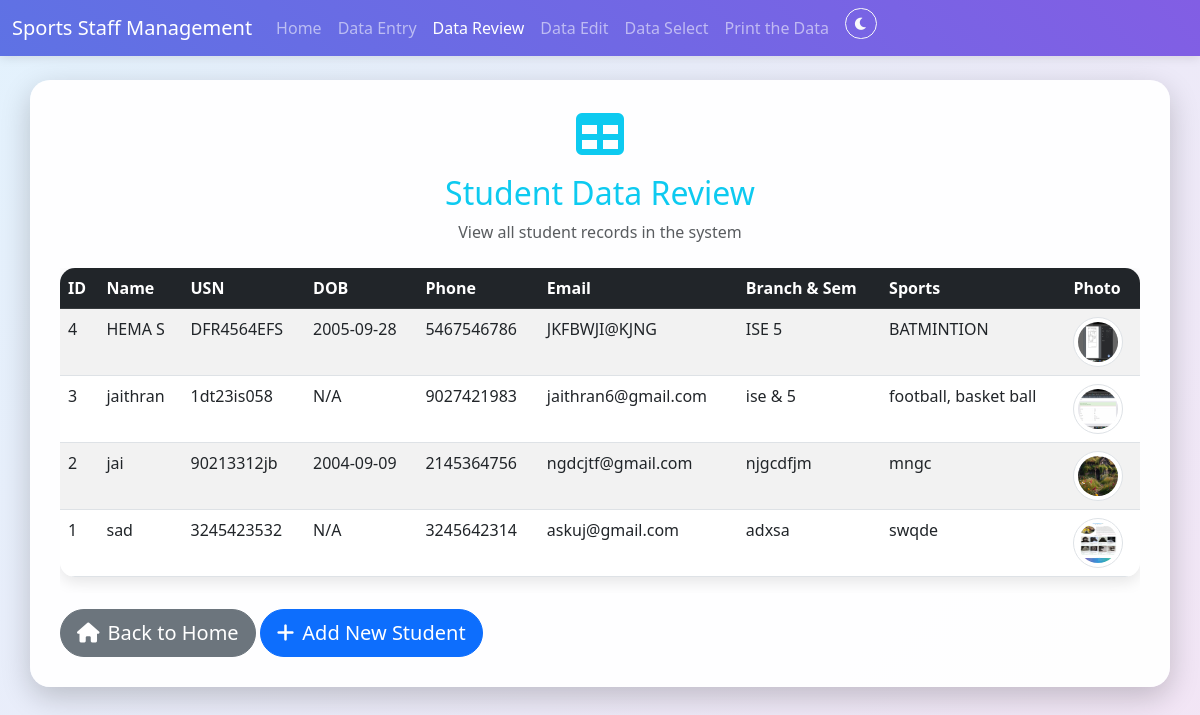
Screenshot of /data-view with the database file from the repository.
### tables this page shows
CREATE TABLE students (
            id INTEGER PRIMARY KEY AUTOINCREMENT,
            name TEXT NOT NULL,
            dob TEXT,
            mother_name TEXT,
            father_name TEXT,
            branch_sem TEXT,
            usn TEXT UNIQUE,
            phone TEXT,
            email TEXT,
            photo_path TEXT,
            sports TEXT
        , blood_group TEXT, gender TEXT, branch TEXT, semester TEXT);

### app.py (the view)
@app.route('/data-view')
def data_view():
    conn = get_db_connection()
    c = conn.cursor()
    c.execute('SELECT * FROM students ORDER BY id DESC')
    students = c.fetchall()
    conn.close()
    return render_template('data_view.html', students=students)

### app.py (called while the page is built)
@app.context_processor
def utility_processor():
    return dict(get_photo_url=get_photo_url)

### db.py (called while the page is built)
def get_db_connection():
    db_url = os.environ.get("DATABASE_URL")
    if db_url:
        return psycopg2.connect(db_url)
    else:
        return sqlite3.connect("students.db")

### templates/data_view.html (shortened to what this page needs)
<!DOCTYPE html>
<html lang="en">
<head>
    <link href="https://cdn.jsdelivr.net/npm/bootstrap@5.3.0/dist/css/bootstrap.min.css" rel="stylesheet">
    <link href="https://cdnjs.cloudflare.com/ajax/libs/font-awesome/6.0.0/css/all.min.css" rel="stylesheet">
    <link href="{{ url_for('static', filename='dark-theme.css') }}" rel="stylesheet">
</head>
<body>
    <nav class="navbar navbar-expand-lg navbar-dark" style="background: linear-gradient(45deg, #5e72e4, #825ee4);">
        <div class="container-fluid">
            <a class="navbar-brand" href="{{ url_for('home') }}">Sports Staff Management</a>
            <div class="collapse navbar-collapse" id="navbarNav">
                <ul class="navbar-nav">
                    <li class="nav-item"><a class="nav-link" href="{{ url_for('home') }}">Home</a></li>
                    <li class="nav-item"><a class="nav-link" href="{{ url_for('data_entry') }}">Data Entry</a></li>
                    <li class="nav-item"><a class="nav-link active" href="{{ url_for('data_view') }}">Data Review</a></li>
                    <li class="nav-item"><a class="nav-link" href="{{ url_for('data_edit') }}">Data Edit</a></li>
                    <li class="nav-item"><a class="nav-link" href="{{ url_for('data_select') }}">Data Select</a></li>
                    <li class="nav-item"><a class="nav-link" href="{{ url_for('report') }}">Print the Data</a></li>
                    <li class="nav-item"><button class="btn btn-outline-light btn-sm ms-2" onclick="toggleTheme()"><i class="fas fa-moon" id="theme-icon"></i></button></li>
                </ul>
            </div>
        </div>
    </nav>
    <div class="container mt-4">
        <div class="text-center mb-4">
            <i class="fas fa-table fa-3x text-info mb-3"></i>
            <h2 class="text-info">Student Data Review</h2>
            <p class="text-muted">View all student records in the system</p>
        </div>
        {% if students %}
        <div class="table-responsive">
            <table class="table table-striped table-hover">
                <thead class="table-dark">
                    <tr>
                        <th>ID</th>
                        <th>Name</th>
                        <th>USN</th>
                        <th>DOB</th>
                        <th>Phone</th>
                        <th>Email</th>
                        <th>Branch & Sem</th>
                        <th>Sports</th>
                        <th>Photo</th>
                    </tr>
                </thead>
                <tbody>
                    {% for student in students %}
                    <tr>
                        <td>{{ student[0] }}</td>
                        <td>{{ student[1] }}</td>
                        <td>{{ student[6] }}</td>
                        <td>{{ student[2] or 'N/A' }}</td>
                        <td>{{ student[7] or 'N/A' }}</td>
                        <td>{{ student[8] or 'N/A' }}</td>
                        <td>{{ student[5] or 'N/A' }}</td>
                        <td>{{ student[10] or 'N/A' }}</td>
                        <td>
                            {% if student[9] %}
                                <img src="{{ url_for('static', filename='uploads/' + student[9]) }}"
                                     alt="Student Photo" class="img-thumbnail" style="width: 50px; height: 50px;">
                            {% else %}
                                No Photo
                            {% endif %}
                        </td>
                    </tr>
                    {% endfor %}
                </tbody>
            </table>
        </div>
        {% else %}
        <div class="alert alert-info">
            <h4>No Students Found</h4>
            <p>No student records are available. <a href="{{ url_for('data_entry') }}">Add a new student</a> to get started.</p>
        </div>
        {% endif %}
        <div class="mt-3">
            <a href="{{ url_for('home') }}" class="btn btn-secondary btn-lg"><i class="fas fa-home me-2"></i>Back to Home</a>
            <a href="{{ url_for('data_entry') }}" class="btn btn-primary btn-lg"><i class="fas fa-plus me-2"></i>Add New Student</a>
        </div>
    </div>
</body>
</html>

### templates/data_view.html (style rules this page uses)
body { background: linear-gradient(135deg, #e3f2fd 0%, #f3e5f5 100%); min-height: 100vh; }
.navbar { box-shadow: 0 2px 10px rgba(0,0,0,0.1); }
.container { background: rgba(255,255,255,0.95); border-radius: 20px; padding: 30px; margin-top: 20px; box-shadow: 0 10px 30px rgba(0,0,0,0.2); }
.table { border-radius: 15px; overflow: hidden; box-shadow: 0 5px 15px rgba(0,0,0,0.1); }
.btn { border-radius: 25px; }
.img-thumbnail { border-radius: 50%; }

### rows the page displays
students: id "4", name "HEMA S", usn "DFR4564EFS", dob "2005-09-28", phone "5467546786", email "JKFBWJI@KJNG", branch_sem "ISE 5", sports "BATMINTION", photo_path (picture)
students: id "3", name "jaithran", usn "1dt23is058", dob "N/A", phone "9027421983", email "jaithran6@gmail.com", branch_sem "ise & 5", sports "football, basket ball", photo_path (picture)
students: id "2", name "jai", usn "90213312jb", dob "2004-09-09", phone "2145364756", email "ngdcjtf@gmail.com", branch_sem "njgcdfjm", sports "mngc", photo_path (picture)
students: id "1", name "sad", usn "3245423532", dob "N/A", phone "3245642314", email "askuj@gmail.com", branch_sem "adxsa", sports "swqde", photo_path (picture)
